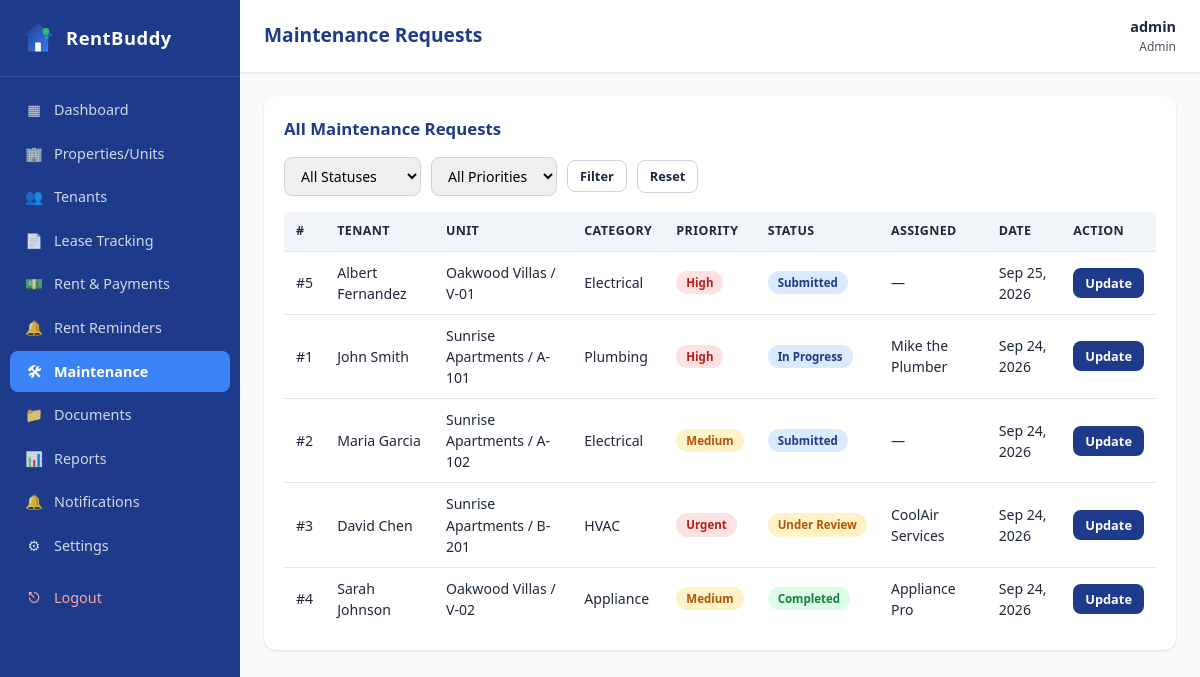
The page /admin/maintenance.php (signed in) on the database its author committed.
### tables this page shows
CREATE TABLE `maintenance_requests` (
  `id` int(11) NOT NULL,
  `tenant_id` int(11) NOT NULL,
  `unit_id` int(11) DEFAULT NULL,
  `category` varchar(50) NOT NULL,
  `description` text NOT NULL,
  `priority` enum('low','medium','high','urgent') DEFAULT 'medium',
  `status` enum('submitted','under_review','in_progress','completed','cancelled') DEFAULT 'submitted',
  `photo_path` varchar(255) DEFAULT NULL,
  `assigned_to` varchar(100) DEFAULT NULL,
  `created_at` timestamp NOT NULL DEFAULT current_timestamp(),
  `updated_at` timestamp NOT NULL DEFAULT current_timestamp() ON UPDATE current_timestamp()
);

CREATE TABLE `tenants` (
  `id` int(11) NOT NULL,
  `full_name` varchar(100) NOT NULL,
  `contact_number` varchar(20) DEFAULT NULL,
  `email` varchar(100) DEFAULT NULL,
  `address` varchar(255) DEFAULT NULL,
  `unit_id` int(11) DEFAULT NULL,
  `created_at` timestamp NOT NULL DEFAULT current_timestamp()
);

CREATE TABLE `properties` (
  `id` int(11) NOT NULL,
  `name` varchar(100) NOT NULL,
  `address` varchar(255) NOT NULL,
  `city` varchar(100) DEFAULT NULL,
  `description` text DEFAULT NULL,
  `created_at` timestamp NOT NULL DEFAULT current_timestamp()
);

CREATE TABLE `units` (
  `id` int(11) NOT NULL,
  `property_id` int(11) NOT NULL,
  `unit_number` varchar(20) NOT NULL,
  `bedrooms` int(11) DEFAULT 1,
  `bathrooms` int(11) DEFAULT 1,
  `monthly_rent` decimal(10,2) NOT NULL,
  `status` enum('available','occupied','maintenance') DEFAULT 'available',
  `created_at` timestamp NOT NULL DEFAULT current_timestamp()
);

### admin/maintenance.php (the view, shortened to what this page needs)
<?php
require_once __DIR__ . '/../includes/auth.php';
$sql = "SELECT m.*, t.full_name, u.unit_number, p.name AS property_name
        FROM maintenance_requests m
        JOIN tenants t ON t.id = m.tenant_id
        LEFT JOIN units u ON u.id = m.unit_id
        LEFT JOIN properties p ON p.id = u.property_id
        WHERE 1=1";
$params = [];
$sql .= " ORDER BY m.created_at DESC";
$stmt = $pdo->prepare($sql);
$stmt->execute($params);
$requests = $stmt->fetchAll();
include __DIR__ . '/../includes/header.php';
?>
<div class="card">
    <div class="card-header"><h3>All Maintenance Requests</h3></div>
    <form method="GET" class="toolbar">
        <select name="status">
            <option value="">All Statuses</option>
        </select>
        <select name="priority">
            <option value="">All Priorities</option>
        </select>
        <button class="btn btn-outline btn-sm">Filter</button>
        <a href="maintenance.php" class="btn btn-outline btn-sm">Reset</a>
    </form>
    <div class="table-wrap">
        <table>
            <thead>
                <tr><th>#</th><th>Tenant</th><th>Unit</th><th>Category</th><th>Priority</th><th>Status</th><th>Assigned</th><th>Date</th><th>Action</th></tr>
            </thead>
            <tbody>
            <?php foreach ($requests as $r): ?>
                <tr>
                    <td>#<?= $r['id'] ?></td>
                    <td><?= e($r['full_name']) ?></td>
                    <td><?= e(($r['property_name'] ?? '') . ' / ' . ($r['unit_number'] ?? '—')) ?></td>
                    <td><?= e($r['category']) ?></td>
                    <td><?= status_badge($r['priority']) ?></td>
                    <td><?= status_badge($r['status']) ?></td>
                    <td><?= e($r['assigned_to'] ?? '—') ?></td>
                    <td><?= date('M d, Y', strtotime($r['created_at'])) ?></td>
                    <td>
                        <button class="btn btn-sm btn-primary" data-modal-open="modalReq<?= $r['id'] ?>">Update</button>
                    </td>
                </tr>
            <?php endforeach; ?>
            </tbody>
        </table>
    </div>
</div>
<?php include __DIR__ . '/../includes/footer.php'; ?>

### includes/functions.php (shortened to what this page needs)
<?php
function e($str) {
    return htmlspecialchars($str ?? '', ENT_QUOTES, 'UTF-8');
}
function status_badge($status) {
    $map = [
        'paid'         => 'badge-green',
        'unpaid'       => 'badge-gray',
        'pending'      => 'badge-yellow',
        'overdue'      => 'badge-red',
        'active'       => 'badge-green',
        'expiring'     => 'badge-yellow',
        'expired'      => 'badge-red',
        'terminated'   => 'badge-gray',
        'submitted'    => 'badge-blue',
        'under_review' => 'badge-yellow',
        'in_progress'  => 'badge-blue',
        'completed'    => 'badge-green',
        'cancelled'    => 'badge-gray',
        'available'    => 'badge-green',
        'occupied'     => 'badge-blue',
        'maintenance'  => 'badge-yellow',
        'low'          => 'badge-gray',
        'medium'       => 'badge-yellow',
        'high'         => 'badge-red',
        'urgent'       => 'badge-red',
        'upcoming'     => 'badge-green',
        'due'          => 'badge-yellow',
        'contract'     => 'badge-blue',
        'lease'        => 'badge-blue',
        'receipt'      => 'badge-green',
        'other'        => 'badge-gray',
        'info'         => 'badge-blue',
        'success'      => 'badge-green',
    ];
    $cls = $map[$status] ?? 'badge-gray';
    return '<span class="badge ' . $cls . '">' . e(ucwords(str_replace('_', ' ', $status))) . '</span>';
}

### assets/css/style.css (style rules this page uses)
:root { --navy: #1e3a8a; --navy-dark: #172554; --blue: #3b82f6; --blue-light: #dbeafe; --green: #22c55e; --green-light: #dcfce7; --red: #ef4444; --red-light: #fee2e2; --yellow: #f59e0b; --yellow-light: #fef3c7; --gray-50: #f8fafc; --gray-100: #f1f5f9; --gray-200: #e2e8f0; --gray-300: #cbd5e1; --gray-600: #475569; --gray-800: #1e293b; --white: #ffffff; --radius: 12px; --radius-sm: 8px; --shadow: 0 1px 3px rgba(0,0,0,.08), 0 1px 2px rgba(0,0,0,.04); --shadow-lg: 0 10px 25px rgba(30,58,138,.12); --font: 'Segoe UI', system-ui, -apple-system, Roboto, sans-serif; }
* { box-sizing: border-box; margin: 0; padding: 0; }
html, body { height: 100%; }
body { font-family: var(--font); background: var(--gray-50); color: var(--gray-800); line-height: 1.5; -webkit-font-smoothing: antialiased; }
a { color: var(--blue); text-decoration: none; }
.btn { display: inline-flex; align-items: center; justify-content: center; gap: 6px; padding: 10px 18px; border: none; border-radius: var(--radius-sm); font-size: .9rem; font-weight: 600; cursor: pointer; transition: all .2s; font-family: inherit; text-decoration: none; }
.btn-primary { background: var(--navy); color: #fff; }
.btn-outline { background: transparent; border: 1px solid var(--gray-300); color: var(--gray-800); }
.btn-sm { padding: 6px 12px; font-size: .8rem; }
.card { background: var(--white); border-radius: var(--radius); box-shadow: var(--shadow); padding: 20px; margin-bottom: 20px; }
.card-header { display: flex; align-items: center; justify-content: space-between; margin-bottom: 16px; flex-wrap: wrap; gap: 10px; }
.card-header h3 { font-size: 1.05rem; color: var(--navy); }
.table-wrap { overflow-x: auto; border-radius: var(--radius-sm); }
table { width: 100%; border-collapse: collapse; font-size: .88rem; }
th, td { padding: 10px 12px; text-align: left; border-bottom: 1px solid var(--gray-200); }
th { background: var(--gray-100); font-weight: 600; color: var(--gray-800); font-size: .78rem; text-transform: uppercase; letter-spacing: .4px; white-space: nowrap; }
tbody tr:last-child td { border-bottom: none; }
.badge { display: inline-block; padding: 3px 10px; border-radius: 999px; font-size: .72rem; font-weight: 600; white-space: nowrap; }
.badge-green { background: var(--green-light); color: #15803d; }
.badge-red { background: var(--red-light); color: #b91c1c; }
.badge-yellow { background: var(--yellow-light); color: #b45309; }
.badge-blue { background: var(--blue-light); color: var(--navy); }
.toolbar { display: flex; gap: 10px; flex-wrap: wrap; align-items: center; margin-bottom: 16px; }
.toolbar input, .toolbar select { padding: 8px 12px; border: 1px solid var(--gray-300); border-radius: var(--radius-sm); font-size: .88rem; font-family: inherit; }

### rows shown on the page
maintenance_requests: id "5", tenant.full_name "Albert Fernandez", properties.name "Oakwood Villas / V-01", category "Electrical", priority "High Submitted", assigned_to "—", created_at "Sep 25, 2026"
maintenance_requests: id "1", tenant.full_name "John Smith", properties.name "Sunrise Apartments / A-101", category "Plumbing", priority "High In Progress", assigned_to "Mike the Plumber", created_at "Sep 24, 2026"
maintenance_requests: id "2", tenant.full_name "Maria Garcia", properties.name "Sunrise Apartments / A-102", category "Electrical", priority "Medium Submitted", assigned_to "—", created_at "Sep 24, 2026"
maintenance_requests: id "3", tenant.full_name "David Chen", properties.name "Sunrise Apartments / B-201", category "HVAC", priority "Urgent Under Review", assigned_to "CoolAir Services", created_at "Sep 24, 2026"
maintenance_requests: id "4", tenant.full_name "Sarah Johnson", properties.name "Oakwood Villas / V-02", category "Appliance", priority "Medium Completed", assigned_to "Appliance Pro", created_at "Sep 24, 2026"

### other values the page prints
$page_title "Maintenance Requests"
$user['username'] "admin"
$user['role'] "Admin"
